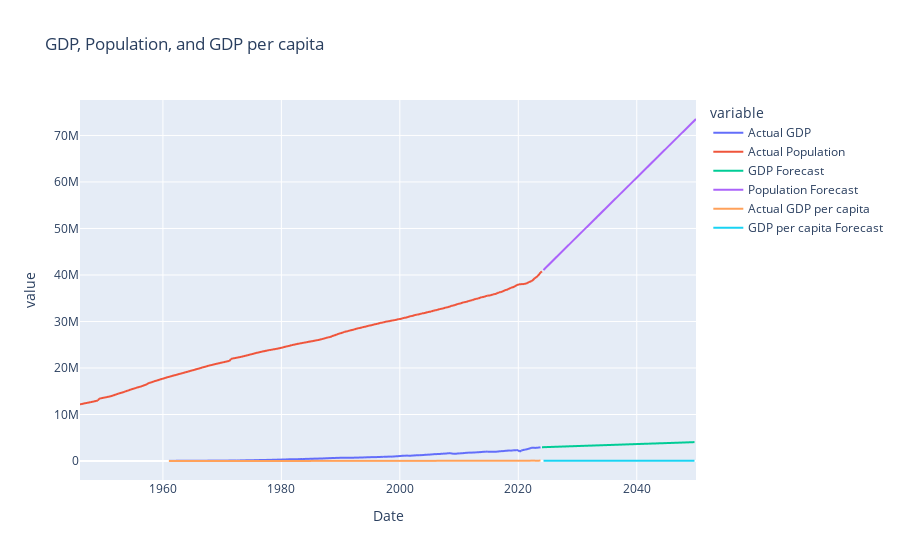

The notebook cell saved with this chart:
### Code cell
import plotly.express as px

# Assuming your dataframe is named 'final_data'

# Plotting the line graph
fig = px.line(final_data, x='Date', y=['Actual GDP', 'Actual Population', 'GDP Forecast', 'Population Forecast',        'Actual GDP per capita', 'GDP per capita Forecast'],
              title='GDP, Population, and GDP per capita')

# Show the plot
fig.show()

### Figure 1 — Plotly figure (JSON) as saved in the notebook; plotly's stock layout.template omitted (floating-point values rounded to 4 significant figures; data arrays with more than 128 entries replaced by an {"elided": "..."} marker saying what was removed)
{"data": [{"hovertemplate": "variable=Actual GDP<br>Date=%{x}<br>value=%{y}<extra></extra>", "legendgroup": "Actual GDP", "line": {"color": "#636efa", "dash": "solid"}, "marker": {"symbol": "circle"}, "mode": "lines", "name": "Actual GDP", "showlegend": true, "type": "scattergl", "x": {"elided": "417 str values"}, "xaxis": "x", "y": {"elided": "417 int values"}, "yaxis": "y"}, {"hovertemplate": "variable=Actual Population<br>Date=%{x}<br>value=%{y}<extra></extra>", "legendgroup": "Actual Population", "line": {"color": "#EF553B", "dash": "solid"}, "marker": {"symbol": "circle"}, "mode": "lines", "name": "Actual Population", "showlegend": true, "type": "scattergl", "x": {"elided": "417 str values"}, "xaxis": "x", "y": {"elided": "417 int values"}, "yaxis": "y"}, {"hovertemplate": "variable=GDP Forecast<br>Date=%{x}<br>value=%{y}<extra></extra>", "legendgroup": "GDP Forecast", "line": {"color": "#00cc96", "dash": "solid"}, "marker": {"symbol": "circle"}, "mode": "lines", "name": "GDP Forecast", "showlegend": true, "type": "scattergl", "x": {"elided": "417 str values"}, "xaxis": "x", "y": {"elided": "417 float values"}, "yaxis": "y"}, {"hovertemplate": "variable=Population Forecast<br>Date=%{x}<br>value=%{y}<extra></extra>", "legendgroup": "Population Forecast", "line": {"color": "#ab63fa", "dash": "solid"}, "marker": {"symbol": "circle"}, "mode": "lines", "name": "Population Forecast", "showlegend": true, "type": "scattergl", "x": {"elided": "417 str values"}, "xaxis": "x", "y": {"elided": "417 int values"}, "yaxis": "y"}, {"hovertemplate": "variable=Actual GDP per capita<br>Date=%{x}<br>value=%{y}<extra></extra>", "legendgroup": "Actual GDP per capita", "line": {"color": "#FFA15A", "dash": "solid"}, "marker": {"symbol": "circle"}, "mode": "lines", "name": "Actual GDP per capita", "showlegend": true, "type": "scattergl", "x": {"elided": "417 str values"}, "xaxis": "x", "y": {"elided": "417 float values"}, "yaxis": "y"}, {"hovertemplate": "variable=GDP per capita Forecast<br>Date=%{x}<br>value=%{y}<extra></extra>", "legendgroup": "GDP per capita Forecast", "line": {"color": "#19d3f3", "dash": "solid"}, "marker": {"symbol": "circle"}, "mode": "lines", "name": "GDP per capita Forecast", "showlegend": true, "type": "scattergl", "x": {"elided": "417 str values"}, "xaxis": "x", "y": {"elided": "417 float values"}, "yaxis": "y"}], "layout": {"legend": {"title": {"text": "variable"}, "tracegroupgap": 0}, "title": {"text": "GDP, Population, and GDP per capita"}, "xaxis": {"anchor": "y", "domain": [0, 1], "title": {"text": "Date"}}, "yaxis": {"anchor": "x", "domain": [0, 1], "title": {"text": "value"}}}}
